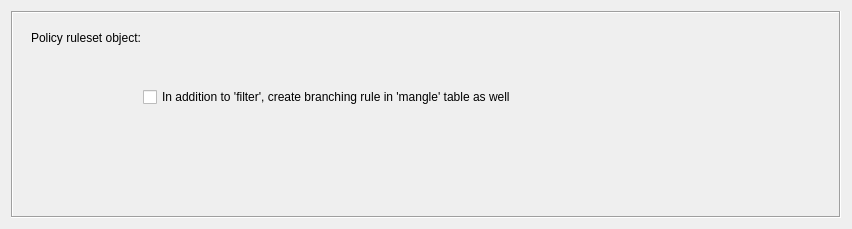
<?xml version="1.0" encoding="UTF-8"?>
<ui version="4.0">
 <class>ActionsDialog_q</class>
 <widget class="QWidget" name="ActionsDialog_q">
  <property name="geometry">
   <rect>
    <x>0</x>
    <y>0</y>
    <width>852</width>
    <height>229</height>
   </rect>
  </property>
  <property name="windowTitle">
   <string>Actions Dialog</string>
  </property>
  <layout class="QGridLayout" name="gridLayout">
   <item row="0" column="0">
    <widget class="QFrame" name="frame4">
     <property name="frameShape">
      <enum>QFrame::Shape::Box</enum>
     </property>
     <property name="frameShadow">
      <enum>QFrame::Shadow::Sunken</enum>
     </property>
     <layout class="QGridLayout">
      <item row="0" column="0">
       <widget class="QStackedWidget" name="widgetStack">
        <property name="minimumSize">
         <size>
          <width>320</width>
          <height>0</height>
         </size>
        </property>
        <property name="frameShape">
         <enum>QFrame::Shape::NoFrame</enum>
        </property>
        <property name="frameShadow">
         <enum>QFrame::Shadow::Plain</enum>
        </property>
        <property name="currentIndex">
         <number>5</number>
        </property>
        <widget class="QWidget" name="RejectPage">
         <layout class="QGridLayout">
          <property name="margin" stdset="0">
           <number>12</number>
          </property>
          <property name="spacing">
           <number>12</number>
          </property>
          <item row="1" column="0" colspan="3">
           <widget class="QLabel" name="textLabel3">
            <property name="text">
             <string>If rule action is 'Reject', this option defines firewall's reaction to the packet matching the rule</string>
            </property>
            <property name="alignment">
             <set>Qt::AlignmentFlag::AlignVCenter</set>
            </property>
            <property name="wordWrap">
             <bool>true</bool>
            </property>
           </widget>
          </item>
          <item row="3" column="1">
           <spacer>
            <property name="orientation">
             <enum>Qt::Orientation::Vertical</enum>
            </property>
            <property name="sizeType">
             <enum>QSizePolicy::Policy::MinimumExpanding</enum>
            </property>
            <property name="sizeHint" stdset="0">
             <size>
              <width>20</width>
              <height>0</height>
             </size>
            </property>
           </spacer>
          </item>
          <item row="2" column="1">
           <widget class="QComboBox" name="rejectvalue">
            <property name="minimumSize">
             <size>
              <width>300</width>
              <height>0</height>
             </size>
            </property>
           </widget>
          </item>
          <item row="2" column="0">
           <spacer>
            <property name="orientation">
             <enum>Qt::Orientation::Horizontal</enum>
            </property>
            <property name="sizeType">
             <enum>QSizePolicy::Policy::MinimumExpanding</enum>
            </property>
            <property name="sizeHint" stdset="0">
             <size>
              <width>10</width>
              <height>20</height>
             </size>
            </property>
           </spacer>
          </item>
          <item row="2" column="2">
           <spacer>
            <property name="orientation">
             <enum>Qt::Orientation::Horizontal</enum>
            </property>
            <property name="sizeType">
             <enum>QSizePolicy::Policy::MinimumExpanding</enum>
            </property>
            <property name="sizeHint" stdset="0">
             <size>
              <width>0</width>
              <height>20</height>
             </size>
            </property>
           </spacer>
          </item>
         </layout>
        </widget>
        <widget class="QWidget" name="NonePage">
         <layout class="QGridLayout">
          <property name="margin" stdset="0">
           <number>12</number>
          </property>
          <property name="spacing">
           <number>12</number>
          </property>
          <item row="0" column="0">
           <widget class="QLabel" name="textLabel5">
            <property name="text">
             <string>This action has no parameters.</string>
            </property>
            <property name="alignment">
             <set>Qt::AlignmentFlag::AlignCenter</set>
            </property>
            <property name="wordWrap">
             <bool>true</bool>
            </property>
           </widget>
          </item>
         </layout>
        </widget>
        <widget class="QWidget" name="AccountingStrPage">
         <layout class="QGridLayout">
          <property name="margin" stdset="0">
           <number>12</number>
          </property>
          <property name="spacing">
           <number>12</number>
          </property>
          <item row="1" column="0">
           <widget class="QLabel" name="textLabel1_4">
            <property name="text">
             <string>Rule name for accounting. (white spaces and special characters are not allowed)</string>
            </property>
            <property name="alignment">
             <set>Qt::AlignmentFlag::AlignVCenter</set>
            </property>
            <property name="wordWrap">
             <bool>true</bool>
            </property>
           </widget>
          </item>
          <item row="2" column="0">
           <widget class="QLineEdit" name="accountingvalue_str"/>
          </item>
          <item row="3" column="0">
           <spacer>
            <property name="orientation">
             <enum>Qt::Orientation::Vertical</enum>
            </property>
            <property name="sizeType">
             <enum>QSizePolicy::Policy::MinimumExpanding</enum>
            </property>
            <property name="sizeHint" stdset="0">
             <size>
              <width>20</width>
              <height>0</height>
             </size>
            </property>
           </spacer>
          </item>
         </layout>
        </widget>
        <widget class="QWidget" name="CustomStrPage">
         <layout class="QVBoxLayout">
          <property name="spacing">
           <number>12</number>
          </property>
          <property name="margin" stdset="0">
           <number>12</number>
          </property>
          <item>
           <widget class="QLabel" name="textLabel1_2">
            <property name="text">
             <string>Custom string:</string>
            </property>
            <property name="wordWrap">
             <bool>false</bool>
            </property>
           </widget>
          </item>
          <item>
           <widget class="QLineEdit" name="custom_str"/>
          </item>
          <item>
           <spacer>
            <property name="orientation">
             <enum>Qt::Orientation::Vertical</enum>
            </property>
            <property name="sizeType">
             <enum>QSizePolicy::Policy::MinimumExpanding</enum>
            </property>
            <property name="sizeHint" stdset="0">
             <size>
              <width>20</width>
              <height>0</height>
             </size>
            </property>
           </spacer>
          </item>
         </layout>
        </widget>
        <widget class="QWidget" name="PipeArgsIPFW">
         <layout class="QGridLayout">
          <property name="margin" stdset="0">
           <number>12</number>
          </property>
          <property name="spacing">
           <number>12</number>
          </property>
          <item row="1" column="0">
           <widget class="QLabel" name="textLabel2_2_2">
            <property name="text">
             <string>Divert socket port number:</string>
            </property>
            <property name="wordWrap">
             <bool>false</bool>
            </property>
           </widget>
          </item>
          <item row="1" column="2">
           <spacer>
            <property name="orientation">
             <enum>Qt::Orientation::Horizontal</enum>
            </property>
            <property name="sizeType">
             <enum>QSizePolicy::Policy::Expanding</enum>
            </property>
            <property name="sizeHint" stdset="0">
             <size>
              <width>40</width>
              <height>20</height>
             </size>
            </property>
           </spacer>
          </item>
          <item row="1" column="1">
           <widget class="QSpinBox" name="divertPortNum">
            <property name="minimumSize">
             <size>
              <width>80</width>
              <height>0</height>
             </size>
            </property>
            <property name="maximum">
             <number>999999</number>
            </property>
           </widget>
          </item>
          <item row="2" column="0">
           <spacer>
            <property name="orientation">
             <enum>Qt::Orientation::Vertical</enum>
            </property>
            <property name="sizeType">
             <enum>QSizePolicy::Policy::MinimumExpanding</enum>
            </property>
            <property name="sizeHint" stdset="0">
             <size>
              <width>20</width>
              <height>0</height>
             </size>
            </property>
           </spacer>
          </item>
         </layout>
        </widget>
        <widget class="QWidget" name="BranchChainPage">
         <layout class="QGridLayout">
          <property name="spacing">
           <number>12</number>
          </property>
          <item row="0" column="0" colspan="2">
           <widget class="QLabel" name="textLabel1_3">
            <property name="text">
             <string>Policy ruleset object:</string>
            </property>
            <property name="wordWrap">
             <bool>false</bool>
            </property>
           </widget>
          </item>
          <item row="1" column="0">
           <widget class="FWObjectDropArea" name="iptBranchDropArea" native="true">
            <property name="sizePolicy">
             <sizepolicy hsizetype="Fixed" vsizetype="Fixed">
              <horstretch>0</horstretch>
              <verstretch>0</verstretch>
             </sizepolicy>
            </property>
            <property name="minimumSize">
             <size>
              <width>100</width>
              <height>80</height>
             </size>
            </property>
            <property name="font">
             <font>
              <pointsize>9</pointsize>
             </font>
            </property>
           </widget>
          </item>
          <item row="1" column="1">
           <widget class="QCheckBox" name="ipt_branch_in_mangle">
            <property name="text">
             <string>In addition to 'filter', create branching rule in 'mangle' table as well</string>
            </property>
           </widget>
          </item>
          <item row="1" column="2">
           <spacer>
            <property name="orientation">
             <enum>Qt::Orientation::Horizontal</enum>
            </property>
            <property name="sizeHint" stdset="0">
             <size>
              <width>41</width>
              <height>21</height>
             </size>
            </property>
           </spacer>
          </item>
          <item row="2" column="1">
           <spacer>
            <property name="orientation">
             <enum>Qt::Orientation::Vertical</enum>
            </property>
            <property name="sizeType">
             <enum>QSizePolicy::Policy::MinimumExpanding</enum>
            </property>
            <property name="sizeHint" stdset="0">
             <size>
              <width>30</width>
              <height>20</height>
             </size>
            </property>
           </spacer>
          </item>
         </layout>
        </widget>
        <widget class="QWidget" name="BranchAnchorPage">
         <layout class="QGridLayout">
          <property name="spacing">
           <number>12</number>
          </property>
          <item row="0" column="0" colspan="2">
           <widget class="QLabel" name="textLabel2_4">
            <property name="text">
             <string>Policy rule set object:</string>
            </property>
            <property name="wordWrap">
             <bool>false</bool>
            </property>
           </widget>
          </item>
          <item row="1" column="0">
           <widget class="FWObjectDropArea" name="pfBranchDropArea" native="true">
            <property name="sizePolicy">
             <sizepolicy hsizetype="Fixed" vsizetype="Fixed">
              <horstretch>0</horstretch>
              <verstretch>0</verstretch>
             </sizepolicy>
            </property>
            <property name="minimumSize">
             <size>
              <width>100</width>
              <height>80</height>
             </size>
            </property>
            <property name="font">
             <font>
              <pointsize>9</pointsize>
             </font>
            </property>
           </widget>
          </item>
          <item row="1" column="1">
           <spacer>
            <property name="orientation">
             <enum>Qt::Orientation::Horizontal</enum>
            </property>
            <property name="sizeHint" stdset="0">
             <size>
              <width>701</width>
              <height>64</height>
             </size>
            </property>
           </spacer>
          </item>
          <item row="2" column="0" colspan="2">
           <spacer>
            <property name="orientation">
             <enum>Qt::Orientation::Vertical</enum>
            </property>
            <property name="sizeType">
             <enum>QSizePolicy::Policy::MinimumExpanding</enum>
            </property>
            <property name="sizeHint" stdset="0">
             <size>
              <width>20</width>
              <height>0</height>
             </size>
            </property>
           </spacer>
          </item>
         </layout>
        </widget>
        <widget class="QWidget" name="NATBranchPage">
         <layout class="QGridLayout" name="gridLayout_2">
          <property name="spacing">
           <number>12</number>
          </property>
          <item row="0" column="0" colspan="2">
           <widget class="QLabel" name="label_2">
            <property name="text">
             <string>NAT Rule set object:</string>
            </property>
           </widget>
          </item>
          <item row="1" column="0">
           <widget class="FWObjectDropArea" name="natBranchDropArea" native="true">
            <property name="sizePolicy">
             <sizepolicy hsizetype="Fixed" vsizetype="Fixed">
              <horstretch>0</horstretch>
              <verstretch>0</verstretch>
             </sizepolicy>
            </property>
            <property name="minimumSize">
             <size>
              <width>100</width>
              <height>80</height>
             </size>
            </property>
            <property name="maximumSize">
             <size>
              <width>100</width>
              <height>80</height>
             </size>
            </property>
           </widget>
          </item>
          <item row="1" column="1">
           <spacer name="horizontalSpacer">
            <property name="orientation">
             <enum>Qt::Orientation::Horizontal</enum>
            </property>
            <property name="sizeHint" stdset="0">
             <size>
              <width>663</width>
              <height>20</height>
             </size>
            </property>
           </spacer>
          </item>
          <item row="2" column="1">
           <spacer name="verticalSpacer">
            <property name="orientation">
             <enum>Qt::Orientation::Vertical</enum>
            </property>
            <property name="sizeHint" stdset="0">
             <size>
              <width>20</width>
              <height>33</height>
             </size>
            </property>
           </spacer>
          </item>
         </layout>
        </widget>
       </widget>
      </item>
     </layout>
    </widget>
   </item>
  </layout>
 </widget>
 <customwidgets>
  <customwidget>
   <class>FWObjectDropArea</class>
   <extends>QWidget</extends>
   <header>FWObjectDropArea.h</header>
   <container>1</container>
  </customwidget>
 </customwidgets>
 <resources>
  <include location="MainRes.qrc"/>
 </resources>
 <connections>
  <connection>
   <sender>rejectvalue</sender>
   <signal>activated(QString)</signal>
   <receiver>ActionsDialog_q</receiver>
   <slot>changed()</slot>
   <hints>
    <hint type="sourcelabel">
     <x>178</x>
     <y>240</y>
    </hint>
    <hint type="destinationlabel">
     <x>20</x>
     <y>20</y>
    </hint>
   </hints>
  </connection>
  <connection>
   <sender>ipt_branch_in_mangle</sender>
   <signal>toggled(bool)</signal>
   <receiver>ActionsDialog_q</receiver>
   <slot>changed()</slot>
   <hints>
    <hint type="sourcelabel">
     <x>45</x>
     <y>250</y>
    </hint>
    <hint type="destinationlabel">
     <x>20</x>
     <y>20</y>
    </hint>
   </hints>
  </connection>
  <connection>
   <sender>divertPortNum</sender>
   <signal>valueChanged(int)</signal>
   <receiver>ActionsDialog_q</receiver>
   <slot>changed()</slot>
   <hints>
    <hint type="sourcelabel">
     <x>225</x>
     <y>218</y>
    </hint>
    <hint type="destinationlabel">
     <x>20</x>
     <y>20</y>
    </hint>
   </hints>
  </connection>
  <connection>
   <sender>custom_str</sender>
   <signal>editingFinished()</signal>
   <receiver>ActionsDialog_q</receiver>
   <slot>changed()</slot>
   <hints>
    <hint type="sourcelabel">
     <x>46</x>
     <y>233</y>
    </hint>
    <hint type="destinationlabel">
     <x>20</x>
     <y>20</y>
    </hint>
   </hints>
  </connection>
  <connection>
   <sender>accountingvalue_str</sender>
   <signal>editingFinished()</signal>
   <receiver>ActionsDialog_q</receiver>
   <slot>changed()</slot>
   <hints>
    <hint type="sourcelabel">
     <x>46</x>
     <y>233</y>
    </hint>
    <hint type="destinationlabel">
     <x>20</x>
     <y>20</y>
    </hint>
   </hints>
  </connection>
 </connections>
 <slots>
  <slot>changed()</slot>
 </slots>
</ui>
